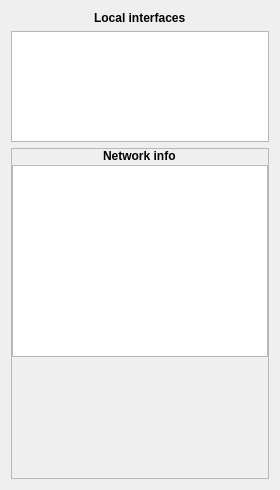
         <widget class="QWidget" name="tUdpR">
          <attribute name="title">
           <string>R</string>
          </attribute>
          <layout class="QVBoxLayout" name="verticalLayout_11" stretch="1,10,30">
           <item alignment="Qt::AlignHCenter">
            <widget class="QLabel" name="laLocalInterfaces">
             <property name="text">
              <string>&lt;b&gt;Local interfaces&lt;/b&gt;</string>
             </property>
            </widget>
           </item>
           <item>
            <widget class="QListWidget" name="lwLocalInterfaces"/>
           </item>
           <item>
            <widget class="QFrame" name="frame_27">
             <property name="minimumSize">
              <size>
               <width>0</width>
               <height>50</height>
              </size>
             </property>
             <property name="frameShape">
              <enum>QFrame::StyledPanel</enum>
             </property>
             <property name="frameShadow">
              <enum>QFrame::Raised</enum>
             </property>
             <layout class="QVBoxLayout" name="verticalLayout_10">
              <property name="spacing">
               <number>2</number>
              </property>
              <property name="leftMargin">
               <number>0</number>
              </property>
              <property name="topMargin">
               <number>0</number>
              </property>
              <property name="rightMargin">
               <number>0</number>
              </property>
              <property name="bottomMargin">
               <number>0</number>
              </property>
              <item alignment="Qt::AlignHCenter">
               <widget class="QLabel" name="label_52">
                <property name="text">
                 <string>&lt;b&gt; Network info&lt;/b&gt;</string>
                </property>
               </widget>
              </item>
              <item>
               <widget class="QTextEdit" name="teNetworkInfoUdpReader">
                <property name="readOnly">
                 <bool>true</bool>
                </property>
               </widget>
              </item>
              <item>
               <spacer name="verticalSpacer_5">
                <property name="orientation">
                 <enum>Qt::Vertical</enum>
                </property>
                <property name="sizeHint" stdset="0">
                 <size>
                  <width>20</width>
                  <height>40</height>
                 </size>
                </property>
               </spacer>
              </item>
             </layout>
            </widget>
           </item>
          </layout>
         </widget>
